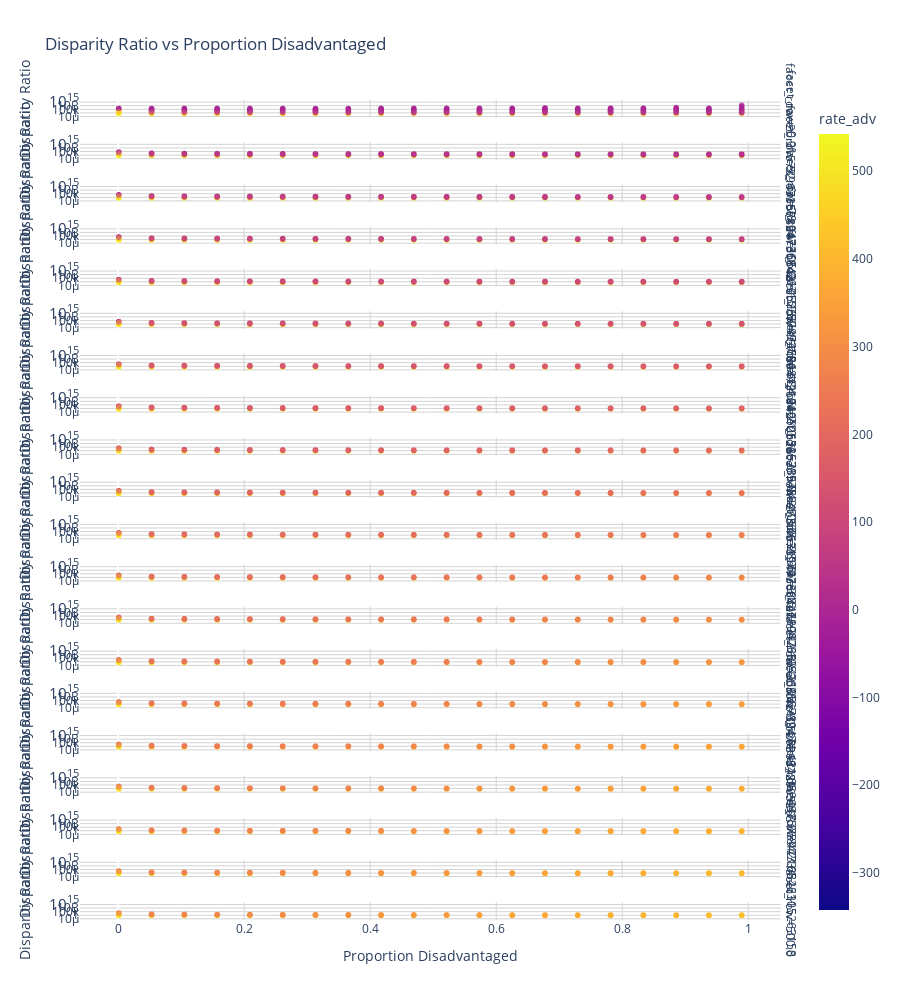

The notebook cell this image was saved under:
### Markdown cell above
## Scatter Plot of Disparity Ratio to P

### Code cell
import plotly.express as px

# Create scatter plot
fig = px.scatter(
    simulation_results,
    x='prop_disadv',
    y='disparity_ratio',
    color='rate_adv',
    color_continuous_midpoint=100,
    title='Disparity Ratio vs Proportion Disadvantaged',
    labels={
        'prop_disadv': 'Proportion Disadvantaged',
        'disparity_ratio': 'Disparity Ratio'
    },
    opacity=0.6,
    log_y=True,
    facet_row=simulation_results['min_rate'].astype(str)
)

# Update layout
fig.update_layout(
    xaxis_title="Proportion Disadvantaged",
    yaxis_title="Disparity Ratio",
    plot_bgcolor='white',
    height=1000
)

# Add grid lines
fig.update_xaxes(showgrid=True, gridwidth=1, gridcolor='LightGray')
fig.update_yaxes(showgrid=True, gridwidth=1, gridcolor='LightGray')

fig.show()

### Figure 1 — Plotly figure (JSON) as saved in the notebook; plotly's stock layout.template omitted (floating-point values rounded to 4 significant figures; data arrays with more than 128 entries replaced by an {"elided": "..."} marker saying what was removed)
{"data": [{"hovertemplate": "facet_row=0.0<br>Proportion Disadvantaged=%{x}<br>Disparity Ratio=%{y}<br>rate_adv=%{marker.color}<extra></extra>", "legendgroup": "", "marker": {"color": {"elided": "2000 float values"}, "coloraxis": "coloraxis", "opacity": 0.6, "symbol": "circle"}, "mode": "markers", "name": "", "showlegend": false, "type": "scattergl", "x": {"elided": "2000 float values"}, "xaxis": "x20", "y": {"elided": "2000 float values"}, "yaxis": "y20"}, {"hovertemplate": "facet_row=26.31578947368421<br>Proportion Disadvantaged=%{x}<br>Disparity Ratio=%{y}<br>rate_adv=%{marker.color}<extra></extra>", "legendgroup": "", "marker": {"color": {"elided": "2000 float values"}, "coloraxis": "coloraxis", "opacity": 0.6, "symbol": "circle"}, "mode": "markers", "name": "", "showlegend": false, "type": "scattergl", "x": {"elided": "2000 float values"}, "xaxis": "x19", "y": {"elided": "2000 float values"}, "yaxis": "y19"}, {"hovertemplate": "facet_row=52.63157894736842<br>Proportion Disadvantaged=%{x}<br>Disparity Ratio=%{y}<br>rate_adv=%{marker.color}<extra></extra>", "legendgroup": "", "marker": {"color": {"elided": "2000 float values"}, "coloraxis": "coloraxis", "opacity": 0.6, "symbol": "circle"}, "mode": "markers", "name": "", "showlegend": false, "type": "scattergl", "x": {"elided": "2000 float values"}, "xaxis": "x18", "y": {"elided": "2000 float values"}, "yaxis": "y18"}, {"hovertemplate": "facet_row=78.94736842105263<br>Proportion Disadvantaged=%{x}<br>Disparity Ratio=%{y}<br>rate_adv=%{marker.color}<extra></extra>", "legendgroup": "", "marker": {"color": {"elided": "2000 float values"}, "coloraxis": "coloraxis", "opacity": 0.6, "symbol": "circle"}, "mode": "markers", "name": "", "showlegend": false, "type": "scattergl", "x": {"elided": "2000 float values"}, "xaxis": "x17", "y": {"elided": "2000 float values"}, "yaxis": "y17"}, {"hovertemplate": "facet_row=105.26315789473684<br>Proportion Disadvantaged=%{x}<br>Disparity Ratio=%{y}<br>rate_adv=%{marker.color}<extra></extra>", "legendgroup": "", "marker": {"color": {"elided": "2000 float values"}, "coloraxis": "coloraxis", "opacity": 0.6, "symbol": "circle"}, "mode": "markers", "name": "", "showlegend": false, "type": "scattergl", "x": {"elided": "2000 float values"}, "xaxis": "x16", "y": {"elided": "2000 float values"}, "yaxis": "y16"}, {"hovertemplate": "facet_row=131.57894736842104<br>Proportion Disadvantaged=%{x}<br>Disparity Ratio=%{y}<br>rate_adv=%{marker.color}<extra></extra>", "legendgroup": "", "marker": {"color": {"elided": "2000 float values"}, "coloraxis": "coloraxis", "opacity": 0.6, "symbol": "circle"}, "mode": "markers", "name": "", "showlegend": false, "type": "scattergl", "x": {"elided": "2000 float values"}, "xaxis": "x15", "y": {"elided": "2000 float values"}, "yaxis": "y15"}, {"hovertemplate": "facet_row=157.89473684210526<br>Proportion Disadvantaged=%{x}<br>Disparity Ratio=%{y}<br>rate_adv=%{marker.color}<extra></extra>", "legendgroup": "", "marker": {"color": {"elided": "2000 float values"}, "coloraxis": "coloraxis", "opacity": 0.6, "symbol": "circle"}, "mode": "markers", "name": "", "showlegend": false, "type": "scattergl", "x": {"elided": "2000 float values"}, "xaxis": "x14", "y": {"elided": "2000 float values"}, "yaxis": "y14"}, {"hovertemplate": "facet_row=184.21052631578945<br>Proportion Disadvantaged=%{x}<br>Disparity Ratio=%{y}<br>rate_adv=%{marker.color}<extra></extra>", "legendgroup": "", "marker": {"color": {"elided": "2000 float values"}, "coloraxis": "coloraxis", "opacity": 0.6, "symbol": "circle"}, "mode": "markers", "name": "", "showlegend": false, "type": "scattergl", "x": {"elided": "2000 float values"}, "xaxis": "x13", "y": {"elided": "2000 float values"}, "yaxis": "y13"}, {"hovertemplate": "facet_row=210.52631578947367<br>Proportion Disadvantaged=%{x}<br>Disparity Ratio=%{y}<br>rate_adv=%{marker.color}<extra></extra>", "legendgroup": "", "marker": {"color": {"elided": "2000 float values"}, "coloraxis": "coloraxis", "opacity": 0.6, "symbol": "circle"}, "mode": "markers", "name": "", "showlegend": false, "type": "scattergl", "x": {"elided": "2000 float values"}, "xaxis": "x12", "y": {"elided": "2000 float values"}, "yaxis": "y12"}, {"hovertemplate": "facet_row=236.8421052631579<br>Proportion Disadvantaged=%{x}<br>Disparity Ratio=%{y}<br>rate_adv=%{marker.color}<extra></extra>", "legendgroup": "", "marker": {"color": {"elided": "2000 float values"}, "coloraxis": "coloraxis", "opacity": 0.6, "symbol": "circle"}, "mode": "markers", "name": "", "showlegend": false, "type": "scattergl", "x": {"elided": "2000 float values"}, "xaxis": "x11", "y": {"elided": "2000 float values"}, "yaxis": "y11"}, {"hovertemplate": "facet_row=263.1578947368421<br>Proportion Disadvantaged=%{x}<br>Disparity Ratio=%{y}<br>rate_adv=%{marker.color}<extra></extra>", "legendgroup": "", "marker": {"color": {"elided": "2000 float values"}, "coloraxis": "coloraxis", "opacity": 0.6, "symbol": "circle"}, "mode": "markers", "name": "", "showlegend": false, "type": "scattergl", "x": {"elided": "2000 float values"}, "xaxis": "x10", "y": {"elided": "2000 float values"}, "yaxis": "y10"}, {"hovertemplate": "facet_row=289.4736842105263<br>Proportion Disadvantaged=%{x}<br>Disparity Ratio=%{y}<br>rate_adv=%{marker.color}<extra></extra>", "legendgroup": "", "marker": {"color": {"elided": "2000 float values"}, "coloraxis": "coloraxis", "opacity": 0.6, "symbol": "circle"}, "mode": "markers", "name": "", "showlegend": false, "type": "scattergl", "x": {"elided": "2000 float values"}, "xaxis": "x9", "y": {"elided": "2000 float values"}, "yaxis": "y9"}, {"hovertemplate": "facet_row=315.7894736842105<br>Proportion Disadvantaged=%{x}<br>Disparity Ratio=%{y}<br>rate_adv=%{marker.color}<extra></extra>", "legendgroup": "", "marker": {"color": {"elided": "2000 float values"}, "coloraxis": "coloraxis", "opacity": 0.6, "symbol": "circle"}, "mode": "markers", "name": "", "showlegend": false, "type": "scattergl", "x": {"elided": "2000 float values"}, "xaxis": "x8", "y": {"elided": "2000 float values"}, "yaxis": "y8"}, {"hovertemplate": "facet_row=342.10526315789474<br>Proportion Disadvantaged=%{x}<br>Disparity Ratio=%{y}<br>rate_adv=%{marker.color}<extra></extra>", "legendgroup": "", "marker": {"color": {"elided": "2000 float values"}, "coloraxis": "coloraxis", "opacity": 0.6, "symbol": "circle"}, "mode": "markers", "name": "", "showlegend": false, "type": "scattergl", "x": {"elided": "2000 float values"}, "xaxis": "x7", "y": {"elided": "2000 float values"}, "yaxis": "y7"}, {"hovertemplate": "facet_row=368.4210526315789<br>Proportion Disadvantaged=%{x}<br>Disparity Ratio=%{y}<br>rate_adv=%{marker.color}<extra></extra>", "legendgroup": "", "marker": {"color": {"elided": "2000 float values"}, "coloraxis": "coloraxis", "opacity": 0.6, "symbol": "circle"}, "mode": "markers", "name": "", "showlegend": false, "type": "scattergl", "x": {"elided": "2000 float values"}, "xaxis": "x6", "y": {"elided": "2000 float values"}, "yaxis": "y6"}, {"hovertemplate": "facet_row=394.7368421052631<br>Proportion Disadvantaged=%{x}<br>Disparity Ratio=%{y}<br>rate_adv=%{marker.color}<extra></extra>", "legendgroup": "", "marker": {"color": {"elided": "2000 float values"}, "coloraxis": "coloraxis", "opacity": 0.6, "symbol": "circle"}, "mode": "markers", "name": "", "showlegend": false, "type": "scattergl", "x": {"elided": "2000 float values"}, "xaxis": "x5", "y": {"elided": "2000 float values"}, "yaxis": "y5"}, {"hovertemplate": "facet_row=421.05263157894734<br>Proportion Disadvantaged=%{x}<br>Disparity Ratio=%{y}<br>rate_adv=%{marker.color}<extra></extra>", "legendgroup": "", "marker": {"color": {"elided": "2000 float values"}, "coloraxis": "coloraxis", "opacity": 0.6, "symbol": "circle"}, "mode": "markers", "name": "", "showlegend": false, "type": "scattergl", "x": {"elided": "2000 float values"}, "xaxis": "x4", "y": {"elided": "2000 float values"}, "yaxis": "y4"}, {"hovertemplate": "facet_row=447.3684210526315<br>Proportion Disadvantaged=%{x}<br>Disparity Ratio=%{y}<br>rate_adv=%{marker.color}<extra></extra>", "legendgroup": "", "marker": {"color": {"elided": "2000 float values"}, "coloraxis": "coloraxis", "opacity": 0.6, "symbol": "circle"}, "mode": "markers", "name": "", "showlegend": false, "type": "scattergl", "x": {"elided": "2000 float values"}, "xaxis": "x3", "y": {"elided": "2000 float values"}, "yaxis": "y3"}, {"hovertemplate": "facet_row=473.6842105263158<br>Proportion Disadvantaged=%{x}<br>Disparity Ratio=%{y}<br>rate_adv=%{marker.color}<extra></extra>", "legendgroup": "", "marker": {"color": {"elided": "2000 float values"}, "coloraxis": "coloraxis", "opacity": 0.6, "symbol": "circle"}, "mode": "markers", "name": "", "showlegend": false, "type": "scattergl", "x": {"elided": "2000 float values"}, "xaxis": "x2", "y": {"elided": "2000 float values"}, "yaxis": "y2"}, {"hovertemplate": "facet_row=500.0<br>Proportion Disadvantaged=%{x}<br>Disparity Ratio=%{y}<br>rate_adv=%{marker.color}<extra></extra>", "legendgroup": "", "marker": {"color": {"elided": "2000 float values"}, "coloraxis": "coloraxis", "opacity": 0.6, "symbol": "circle"}, "mode": "markers", "name": "", "showlegend": false, "type": "scattergl", "x": {"elided": "2000 float values"}, "xaxis": "x", "y": {"elided": "2000 float values"}, "yaxis": "y"}], "layout": {"annotations": [{"font": {}, "showarrow": false, "text": "facet_row=500.0", "textangle": 90, "x": 0.98, "xanchor": "left", "xref": "paper", "y": 0.01075, "yanchor": "middle", "yref": "paper"}, {"font": {}, "showarrow": false, "text": "facet_row=473.6842105263158", "textangle": 90, "x": 0.98, "xanchor": "left", "xref": "paper", "y": 0.06225, "yanchor": "middle", "yref": "paper"}, {"font": {}, "showarrow": false, "text": "facet_row=447.3684210526315", "textangle": 90, "x": 0.98, "xanchor": "left", "xref": "paper", "y": 0.1138, "yanchor": "middle", "yref": "paper"}, {"font": {}, "showarrow": false, "text": "facet_row=421.05263157894734", "textangle": 90, "x": 0.98, "xanchor": "left", "xref": "paper", "y": 0.1653, "yanchor": "middle", "yref": "paper"}, {"font": {}, "showarrow": false, "text": "facet_row=394.7368421052631", "textangle": 90, "x": 0.98, "xanchor": "left", "xref": "paper", "y": 0.2168, "yanchor": "middle", "yref": "paper"}, {"font": {}, "showarrow": false, "text": "facet_row=368.4210526315789", "textangle": 90, "x": 0.98, "xanchor": "left", "xref": "paper", "y": 0.2682, "yanchor": "middle", "yref": "paper"}, {"font": {}, "showarrow": false, "text": "facet_row=342.10526315789474", "textangle": 90, "x": 0.98, "xanchor": "left", "xref": "paper", "y": 0.3198, "yanchor": "middle", "yref": "paper"}, {"font": {}, "showarrow": false, "text": "facet_row=315.7894736842105", "textangle": 90, "x": 0.98, "xanchor": "left", "xref": "paper", "y": 0.3713, "yanchor": "middle", "yref": "paper"}, {"font": {}, "showarrow": false, "text": "facet_row=289.4736842105263", "textangle": 90, "x": 0.98, "xanchor": "left", "xref": "paper", "y": 0.4228, "yanchor": "middle", "yref": "paper"}, {"font": {}, "showarrow": false, "text": "facet_row=263.1578947368421", "textangle": 90, "x": 0.98, "xanchor": "left", "xref": "paper", "y": 0.4743, "yanchor": "middle", "yref": "paper"}, {"font": {}, "showarrow": false, "text": "facet_row=236.8421052631579", "textangle": 90, "x": 0.98, "xanchor": "left", "xref": "paper", "y": 0.5258, "yanchor": "middle", "yref": "paper"}, {"font": {}, "showarrow": false, "text": "facet_row=210.52631578947367", "textangle": 90, "x": 0.98, "xanchor": "left", "xref": "paper", "y": 0.5773, "yanchor": "middle", "yref": "paper"}, {"font": {}, "showarrow": false, "text": "facet_row=184.21052631578945", "textangle": 90, "x": 0.98, "xanchor": "left", "xref": "paper", "y": 0.6288, "yanchor": "middle", "yref": "paper"}, {"font": {}, "showarrow": false, "text": "facet_row=157.89473684210526", "textangle": 90, "x": 0.98, "xanchor": "left", "xref": "paper", "y": 0.6803, "yanchor": "middle", "yref": "paper"}, {"font": {}, "showarrow": false, "text": "facet_row=131.57894736842104", "textangle": 90, "x": 0.98, "xanchor": "left", "xref": "paper", "y": 0.7318, "yanchor": "middle", "yref": "paper"}, {"font": {}, "showarrow": false, "text": "facet_row=105.26315789473684", "textangle": 90, "x": 0.98, "xanchor": "left", "xref": "paper", "y": 0.7833, "yanchor": "middle", "yref": "paper"}, {"font": {}, "showarrow": false, "text": "facet_row=78.94736842105263", "textangle": 90, "x": 0.98, "xanchor": "left", "xref": "paper", "y": 0.8348, "yanchor": "middle", "yref": "paper"}, {"font": {}, "showarrow": false, "text": "facet_row=52.63157894736842", "textangle": 90, "x": 0.98, "xanchor": "left", "xref": "paper", "y": 0.8863, "yanchor": "middle", "yref": "paper"}, {"font": {}, "showarrow": false, "text": "facet_row=26.31578947368421", "textangle": 90, "x": 0.98, "xanchor": "left", "xref": "paper", "y": 0.9378, "yanchor": "middle", "yref": "paper"}, {"font": {}, "showarrow": false, "text": "facet_row=0.0", "textangle": 90, "x": 0.98, "xanchor": "left", "xref": "paper", "y": 0.9893, "yanchor": "middle", "yref": "paper"}], "coloraxis": {"cmid": 100, "colorbar": {"title": {"text": "rate_adv"}}, "colorscale": [[0, "#0d0887"], [0.1111, "#46039f"], [0.2222, "#7201a8"], [0.3333, "#9c179e"], [0.4444, "#bd3786"], [0.5556, "#d8576b"], [0.6667, "#ed7953"], [0.7778, "#fb9f3a"], [0.8889, "#fdca26"], [1, "#f0f921"]]}, "height": 1000, "legend": {"tracegroupgap": 0}, "plot_bgcolor": "white", "title": {"text": "Disparity Ratio vs Proportion Disadvantaged"}, "xaxis": {"anchor": "y", "domain": [0, 0.98], "gridcolor": "LightGray", "gridwidth": 1, "showgrid": true, "title": {"text": "Proportion Disadvantaged"}}, "xaxis10": {"anchor": "y10", "domain": [0, 0.98], "gridcolor": "LightGray", "gridwidth": 1, "matches": "x", "showgrid": true, "showticklabels": false}, "xaxis11": {"anchor": "y11", "domain": [0, 0.98], "gridcolor": "LightGray", "gridwidth": 1, "matches": "x", "showgrid": true, "showticklabels": false}, "xaxis12": {"anchor": "y12", "domain": [0, 0.98], "gridcolor": "LightGray", "gridwidth": 1, "matches": "x", "showgrid": true, "showticklabels": false}, "xaxis13": {"anchor": "y13", "domain": [0, 0.98], "gridcolor": "LightGray", "gridwidth": 1, "matches": "x", "showgrid": true, "showticklabels": false}, "xaxis14": {"anchor": "y14", "domain": [0, 0.98], "gridcolor": "LightGray", "gridwidth": 1, "matches": "x", "showgrid": true, "showticklabels": false}, "xaxis15": {"anchor": "y15", "domain": [0, 0.98], "gridcolor": "LightGray", "gridwidth": 1, "matches": "x", "showgrid": true, "showticklabels": false}, "xaxis16": {"anchor": "y16", "domain": [0, 0.98], "gridcolor": "LightGray", "gridwidth": 1, "matches": "x", "showgrid": true, "showticklabels": false}, "xaxis17": {"anchor": "y17", "domain": [0, 0.98], "gridcolor": "LightGray", "gridwidth": 1, "matches": "x", "showgrid": true, "showticklabels": false}, "xaxis18": {"anchor": "y18", "domain": [0, 0.98], "gridcolor": "LightGray", "gridwidth": 1, "matches": "x", "showgrid": true, "showticklabels": false}, "xaxis19": {"anchor": "y19", "domain": [0, 0.98], "gridcolor": "LightGray", "gridwidth": 1, "matches": "x", "showgrid": true, "showticklabels": false}, "xaxis2": {"anchor": "y2", "domain": [0, 0.98], "gridcolor": "LightGray", "gridwidth": 1, "matches": "x", "showgrid": true, "showticklabels": false}, "xaxis20": {"anchor": "y20", "domain": [0, 0.98], "gridcolor": "LightGray", "gridwidth": 1, "matches": "x", "showgrid": true, "showticklabels": false}, "xaxis3": {"anchor": "y3", "domain": [0, 0.98], "gridcolor": "LightGray", "gridwidth": 1, "matches": "x", "showgrid": true, "showticklabels": false}, "xaxis4": {"anchor": "y4", "domain": [0, 0.98], "gridcolor": "LightGray", "gridwidth": 1, "matches": "x", "showgrid": true, "showticklabels": false}, "xaxis5": {"anchor": "y5", "domain": [0, 0.98], "gridcolor": "LightGray", "gridwidth": 1, "matches": "x", "showgrid": true, "showticklabels": false}, "xaxis6": {"anchor": "y6", "domain": [0, 0.98], "gridcolor": "LightGray", "gridwidth": 1, "matches": "x", "showgrid": true, "showticklabels": false}, "xaxis7": {"anchor": "y7", "domain": [0, 0.98], "gridcolor": "LightGray", "gridwidth": 1, "matches": "x", "showgrid": true, "showticklabels": false}, "xaxis8": {"anchor": "y8", "domain": [0, 0.98], "gridcolor": "LightGray", "gridwidth": 1, "matches": "x", "showgrid": true, "showticklabels": false}, "xaxis9": {"anchor": "y9", "domain": [0, 0.98], "gridcolor": "LightGray", "gridwidth": 1, "matches": "x", "showgrid": true, "showticklabels": false}, "yaxis": {"anchor": "x", "domain": [0, 0.0215], "gridcolor": "LightGray", "gridwidth": 1, "showgrid": true, "title": {"text": "Disparity Ratio"}, "type": "log"}, "yaxis10": {"anchor": "x10", "domain": [0.4635, 0.485], "gridcolor": "LightGray", "gridwidth": 1, "matches": "y", "showgrid": true, "title": {"text": "Disparity Ratio"}, "type": "log"}, "yaxis11": {"anchor": "x11", "domain": [0.515, 0.5365], "gridcolor": "LightGray", "gridwidth": 1, "matches": "y", "showgrid": true, "title": {"text": "Disparity Ratio"}, "type": "log"}, "yaxis12": {"anchor": "x12", "domain": [0.5665, 0.588], "gridcolor": "LightGray", "gridwidth": 1, "matches": "y", "showgrid": true, "title": {"text": "Disparity Ratio"}, "type": "log"}, "yaxis13": {"anchor": "x13", "domain": [0.618, 0.6395], "gridcolor": "LightGray", "gridwidth": 1, "matches": "y", "showgrid": true, "title": {"text": "Disparity Ratio"}, "type": "log"}, "yaxis14": {"anchor": "x14", "domain": [0.6695, 0.691], "gridcolor": "LightGray", "gridwidth": 1, "matches": "y", "showgrid": true, "title": {"text": "Disparity Ratio"}, "type": "log"}, "yaxis15": {"anchor": "x15", "domain": [0.721, 0.7425], "gridcolor": "LightGray", "gridwidth": 1, "matches": "y", "showgrid": true, "title": {"text": "Disparity Ratio"}, "type": "log"}, "yaxis16": {"anchor": "x16", "domain": [0.7725, 0.794], "gridcolor": "LightGray", "gridwidth": 1, "matches": "y", "showgrid": true, "title": {"text": "Disparity Ratio"}, "type": "log"}, "yaxis17": {"anchor": "x17", "domain": [0.824, 0.8455], "gridcolor": "LightGray", "gridwidth": 1, "matches": "y", "showgrid": true, "title": {"text": "Disparity Ratio"}, "type": "log"}, "yaxis18": {"anchor": "x18", "domain": [0.8755, 0.897], "gridcolor": "LightGray", "gridwidth": 1, "matches": "y", "showgrid": true, "title": {"text": "Disparity Ratio"}, "type": "log"}, "yaxis19": {"anchor": "x19", "domain": [0.927, 0.9485], "gridcolor": "LightGray", "gridwidth": 1, "matches": "y", "showgrid": true, "title": {"text": "Disparity Ratio"}, "type": "log"}, "yaxis2": {"anchor": "x2", "domain": [0.0515, 0.073], "gridcolor": "LightGray", "gridwidth": 1, "matches": "y", "showgrid": true, "title": {"text": "Disparity Ratio"}, "type": "log"}, "yaxis20": {"anchor": "x20", "domain": [0.9785, 1], "gridcolor": "LightGray", "gridwidth": 1, "matches": "y", "showgrid": true, "title": {"text": "Disparity Ratio"}, "type": "log"}, "yaxis3": {"anchor": "x3", "domain": [0.103, 0.1245], "gridcolor": "LightGray", "gridwidth": 1, "matches": "y", "showgrid": true, "title": {"text": "Disparity Ratio"}, "type": "log"}, "yaxis4": {"anchor": "x4", "domain": [0.1545, 0.176], "gridcolor": "LightGray", "gridwidth": 1, "matches": "y", "showgrid": true, "title": {"text": "Disparity Ratio"}, "type": "log"}, "yaxis5": {"anchor": "x5", "domain": [0.206, 0.2275], "gridcolor": "LightGray", "gridwidth": 1, "matches": "y", "showgrid": true, "title": {"text": "Disparity Ratio"}, "type": "log"}, "yaxis6": {"anchor": "x6", "domain": [0.2575, 0.279], "gridcolor": "LightGray", "gridwidth": 1, "matches": "y", "showgrid": true, "title": {"text": "Disparity Ratio"}, "type": "log"}, "yaxis7": {"anchor": "x7", "domain": [0.309, 0.3305], "gridcolor": "LightGray", "gridwidth": 1, "matches": "y", "showgrid": true, "title": {"text": "Disparity Ratio"}, "type": "log"}, "yaxis8": {"anchor": "x8", "domain": [0.3605, 0.382], "gridcolor": "LightGray", "gridwidth": 1, "matches": "y", "showgrid": true, "title": {"text": "Disparity Ratio"}, "type": "log"}, "yaxis9": {"anchor": "x9", "domain": [0.412, 0.4335], "gridcolor": "LightGray", "gridwidth": 1, "matches": "y", "showgrid": true, "title": {"text": "Disparity Ratio"}, "type": "log"}}}
